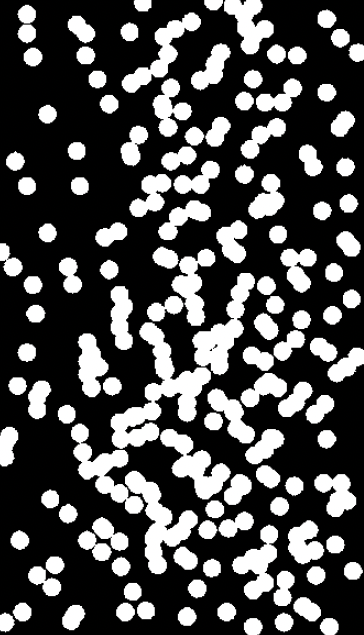
#> input picture Images/microscope.png, 364 x 635 px
$ jupyter execute Inciso5.ipynb
#> lines starting #> are read from the running program, lines starting #| are printed output that depends on the picture; after the words box and inside, x2 and y2 are one past the last pixel; in counts of white or black regions, pixels touching at a corner belong together
## Ejercicio 5

**Sobre la imagen microscope.png, aplicar los siguientes pasos**

- Binarizar la imagen (si no está binarizada).
- Obtener la componente conexa de menor tamaño. ¿Cuántos píxeles tiene?
- Recortar la componente conexa de mayor tamaño, y remover el resto de componentes. Mostrar una imagen binaria donde sólo quede la mayor componente conexa
- Aplicar operaciones morfológicas para contar cuántas células hay en total. ¿Comparar el número obtenido contra el número verdadero de células? ¿Son iguales?

### Librerías

[cell 1]
import numpy as np
import cv2
import matplotlib.pyplot as plt

### Binarización

[cell 2]
# Leer imagen
microscope = cv2.imread("Images/microscope.png", cv2.IMREAD_GRAYSCALE)
#> microscope: shape (635, 364); min 0, max 255, mean 76.6
# Verificar si la imagen es binaria
unique_values = np.unique(microscope)
#> unique_values = 256 values from 0 to 255
if np.array_equal(unique_values, [0, 255]):
    print("Image is binary")
    binary_microscope = microscope
else:
    print("Not a binary image")
    # Convertir a binaria
    _, binary_microscope = cv2.threshold(microscope, 127, 255, cv2.THRESH_BINARY)
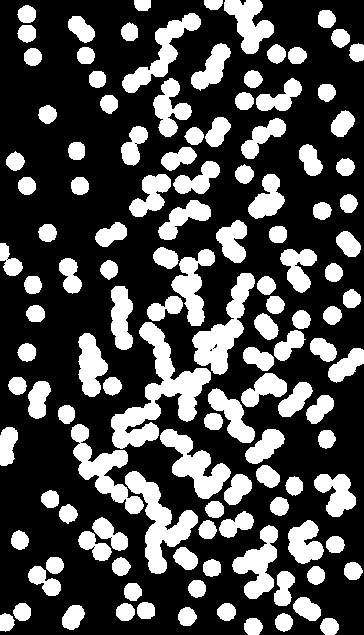
#> binary_microscope: shape (635, 364); 30% white; 125 white regions, largest, box (x1, y1, x2, y2) and area: (111, 322, 211, 449) 4177, (125, 471, 198, 574) 2616, (192, 273, 255, 375) 2391
    print("SUCCESS: Converted to binary")

### Componentes Conexas

[cell 3]
# Encontrar las componentes conexas
num_labels, labels, stats, _ = cv2.connectedComponentsWithStats(binary_microscope, connectivity=8)
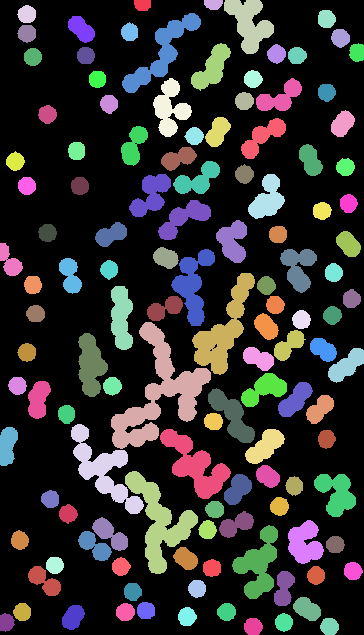
#> labels: shape (635, 364) int32; 126 distinct labels, from 0 to 125; one colour per label, 0 black
#> num_labels = 126; stats = 126 rows, first 6: [0, 0, 364, 635, 161808], [134, 0, 17, 11, 167], [204, 0, 19, 10, 158], [224, 0, 50, 54, 1450], [17, 5, 19, 18, 264], [318, 10, 18, 18, 266]

# Obtener la componente conexa de menor tamaño (excluyendo el fondo)
component_sizes = stats[1:, cv2.CC_STAT_AREA]  # Omitir el fondo (índice 0)
#> component_sizes = 125 values, max 4177 at index 66, min 158 at index 1, mean 554.7
min_size = np.min(component_sizes)
#> min_size = 158
min_component_idx = np.argmin(component_sizes) + 1  # +1 porque el fondo es el índice 0
#> min_component_idx = 2

# Mostrar la cantidad de píxeles de la componente conexa más pequeña
print(f"Smallest component size: {min_size}")
#| Smallest component size: 158

[cell 4]
# Obtener la componente conexa de mayor tamaño (excluyendo el fondo)
max_size = np.max(component_sizes)
#> max_size = 4177
max_component_idx = np.argmax(component_sizes) + 1  # +1 para no contar el fondo
#> max_component_idx = 67

# Crear una imagen binaria donde solo quede la mayor componente conexa
largest_component_image = np.zeros_like(binary_microscope)
largest_component_image[labels == max_component_idx] = 255

# Mostrar la imagen con solo la componente más grande
plt.figure(figsize=(6,6))
plt.imshow(largest_component_image, cmap='gray')
plt.title("Mayor Componente Conexa")
plt.axis("off")
plt.show()

[cell 5]
# Aplicar apertura morfológica para eliminar ruido y segmentar las células
kernel = np.ones((3, 3), np.uint8)
processed_image = cv2.morphologyEx(binary_microscope, cv2.MORPH_OPEN, kernel, iterations=2)
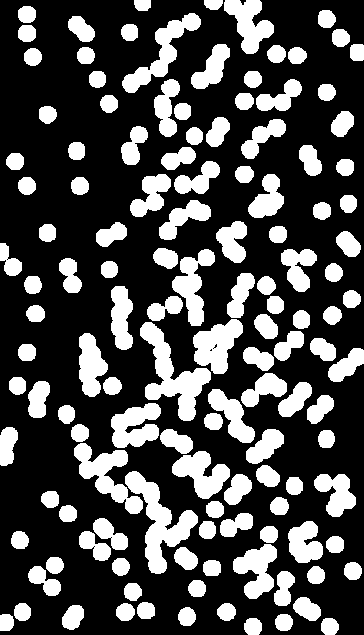
#> processed_image: shape (635, 364); 29.7% white; 131 white regions, largest, box (x1, y1, x2, y2) and area: (125, 471, 198, 574) 2606, (140, 322, 211, 421) 2595, (74, 443, 143, 514) 1872

# Contar el número de componentes conexas nuevamente
num_labels, _, _, _ = cv2.connectedComponentsWithStats(processed_image, connectivity=8)
#> num_labels = 132

# Número de células detectadas (restando el fondo)
num_cells_detected = num_labels - 1
#> num_cells_detected = 131

# Mostrar la imagen procesada
plt.figure(figsize=(6,6))
plt.imshow(processed_image, cmap='gray')
plt.title(f"Apertura - Células detectadas: {num_cells_detected}")
plt.axis("off")
plt.show()

[cell 6]
# Aplicar serie de operaciones morfológicas
# Definir el kernel estructural
kernel = np.ones((3, 3), np.uint8)

# 1. Dilatación - Expande los objetos para conectar regiones cercanas
dilated = cv2.dilate(binary_microscope, kernel, iterations=2)
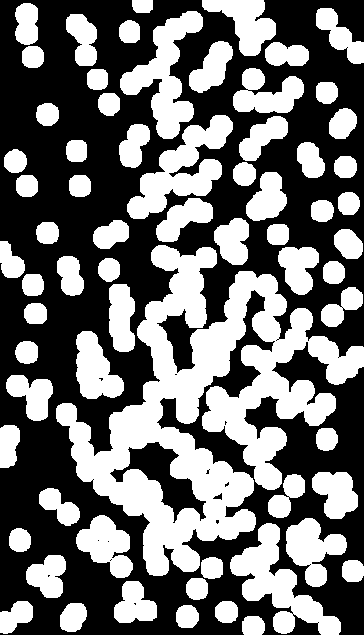
#> dilated: shape (635, 364); 43.8% white; 67 white regions, largest, box (x1, y1, x2, y2) and area: (56, 245, 364, 576) 36445, (230, 523, 341, 635) 4524, (127, 115, 233, 219) 4495

# 2. Erosión - Reduce ruido y elimina pequeñas regiones
eroded = cv2.erode(dilated, kernel, iterations=3)
#> eroded: shape (635, 364); 25.2% white; 82 white regions, largest, box (x1, y1, x2, y2) and area: (72, 248, 284, 573) 16907, (205, 311, 311, 487) 4622, (123, 14, 200, 136) 2490

# 3. Apertura - Elimina ruido de fondo
opened = cv2.morphologyEx(eroded, cv2.MORPH_OPEN, kernel, iterations=2)
#> opened: shape (635, 364); 24.8% white; 99 white regions, largest, box (x1, y1, x2, y2) and area: (72, 274, 274, 572) 12369, (206, 348, 311, 463) 3617, (149, 249, 214, 325) 2126

# 4. Cierre - Rellena pequeños huecos dentro de los objetos
closed = cv2.morphologyEx(opened, cv2.MORPH_CLOSE, kernel, iterations=2)
#> closed: shape (635, 364); 24.9% white; 83 white regions, largest, box (x1, y1, x2, y2) and area: (72, 249, 283, 572) 16779, (206, 312, 311, 486) 4595, (124, 15, 199, 135) 2459

# 5. Top-Hat - Resalta detalles pequeños
top_hat = cv2.morphologyEx(closed, cv2.MORPH_TOPHAT, kernel)
#> top_hat: shape (635, 364); 0.01% white in thin lines or dots, all inside (x1, y1, x2, y2) = (26, 76, 294, 603)

# Aplicar la Transformada de Distancia para separar objetos
distance_transform = cv2.distanceTransform(closed, cv2.DIST_L2, 5)
_, dist_binary = cv2.threshold(distance_transform, 0.4 * distance_transform.max(), 255, 0)
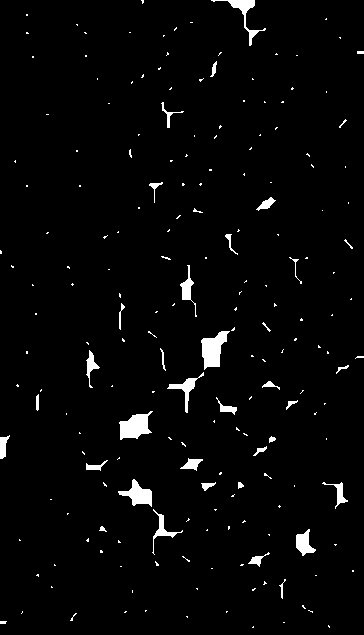
#> dist_binary: shape (635, 364) float32; 2.6% white; 198 white regions (162 under 20 px), largest, box (x1, y1, x2, y2) and area: (201, 331, 230, 370) 628, (119, 411, 153, 440) 592, (118, 479, 152, 507) 449

# Convertir a uint8 para procesamiento posterior
dist_binary = np.uint8(dist_binary)

# Encontrar y contar componentes conexas después de la segmentación mejorada
num_labels, _, _, _ = cv2.connectedComponentsWithStats(dist_binary, connectivity=8)
#> num_labels = 199
num_cells_morph = num_labels - 1  # Restar el fondo
#> num_cells_morph = 198

# Mostrar las imágenes intermedias
fig, ax = plt.subplots(1, 6, figsize=(24, 6))
fig.suptitle(f"Operaciones Morfológicas - Células detectadas: {num_cells_morph}", fontsize=16)

ax[0].imshow(dilated, cmap='gray')
ax[0].set_title("Dilatación")
ax[0].axis("off")

ax[1].imshow(eroded, cmap='gray')
ax[1].set_title("Erosión")
ax[1].axis("off")

ax[2].imshow(opened, cmap='gray')
ax[2].set_title("Apertura")
ax[2].axis("off")

ax[3].imshow(closed, cmap='gray')
ax[3].set_title("Cierre")
ax[3].axis("off")

ax[4].imshow(top_hat, cmap='gray')
ax[4].set_title("Top-Hat")
ax[4].axis("off")

ax[5].imshow(dist_binary, cmap='gray')
ax[5].set_title(f"Segmentación: {num_cells_morph}")
ax[5].axis("off")

plt.tight_layout(rect=[0, 0, 1, 0.95])
plt.show()

[cell 7]
# Aplicar una transformación de distancia para separar mejor las células unidas
distance_transform = cv2.distanceTransform(processed_image, cv2.DIST_L2, 5)
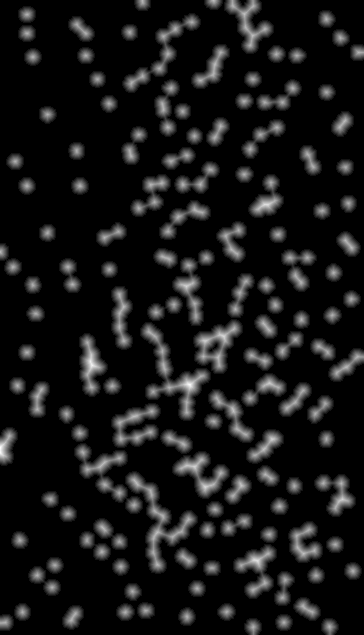
#> distance_transform: shape (635, 364) float32; min 0, max 12.59, mean 1.12; drawn with min black and max white

# Normalizar la imagen de distancia
normalized_dist = cv2.normalize(distance_transform, None, 0, 255, cv2.NORM_MINMAX).astype(np.uint8)

# Umbralizar la transformación de distancia
_, dist_binary = cv2.threshold(normalized_dist, 50, 255, cv2.THRESH_BINARY)
#> dist_binary: shape (635, 364); 19% white; 141 white regions, largest, box (x1, y1, x2, y2) and area: (127, 473, 196, 572) 1815, (142, 324, 209, 419) 1804, (195, 321, 241, 372) 1196

# Refinar los marcadores para Watershed
kernel = np.ones((3,3), np.uint8)
sure_bg = cv2.dilate(processed_image, kernel, iterations=3)  # Área de fondo seguro
#> sure_bg: shape (635, 364); 49.5% white; 59 white regions, largest, box (x1, y1, x2, y2) and area: (55, 245, 364, 600) 42803, (127, 114, 233, 243) 6606, (230, 523, 342, 635) 5106
sure_fg = cv2.erode(dist_binary, kernel, iterations=3)  # Área de células seguras
#> sure_fg: shape (635, 364); 4.6% white; 187 white regions, largest, box (x1, y1, x2, y2) and area: (199, 325, 237, 369) 431, (166, 373, 205, 415) 367, (84, 340, 102, 390) 357
unknown = cv2.subtract(sure_bg, sure_fg)  # Región desconocida
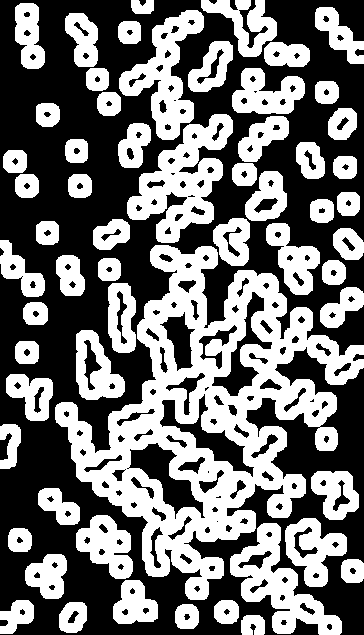
#> unknown: shape (635, 364); 44.9% white; 59 white regions, largest, box (x1, y1, x2, y2) and area: (55, 245, 364, 600) 38176, (127, 114, 233, 243) 6104, (230, 523, 342, 635) 4612

# Etiquetar componentes
_, markers = cv2.connectedComponents(sure_fg)
#> markers: shape (635, 364) int32; 188 distinct labels, from 0 to 187

# Marcar la región desconocida con ceros
markers += 1
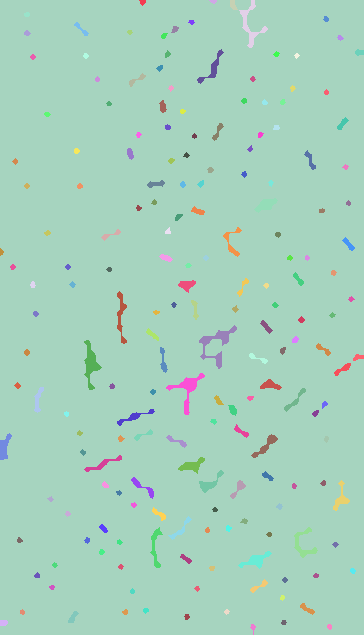
#> markers: shape (635, 364) int32; 188 distinct labels, from 1 to 188; one colour per label, 0 black
markers[unknown == 255] = 0
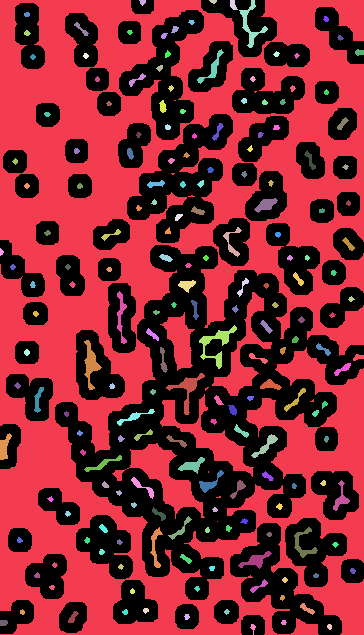
#> markers: shape (635, 364) int32; 189 distinct labels, from 0 to 188; one colour per label, 0 black

# Aplicar Watershed
image_color = cv2.cvtColor(processed_image, cv2.COLOR_GRAY2BGR)  # Convertir a color para Watershed
cv2.watershed(image_color, markers)

# Contar las nuevas células detectadas
num_cells_true = np.max(markers) - 1  # Restar el fondo
#> num_cells_true = 187

# Mostrar la imagen con las células separadas
plt.figure(figsize=(6,6))
plt.imshow(markers, cmap='jet')
plt.title(f"Watershed - Células detectadas: {num_cells_true}")
plt.axis("off")
plt.show()
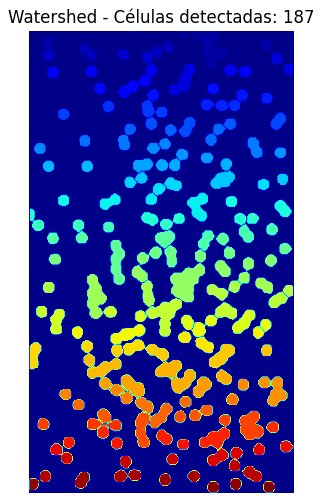
#> figure drawn by matplotlib, 1 panel

$ run again, with Images/wheat.png copied over Images/microscope.png
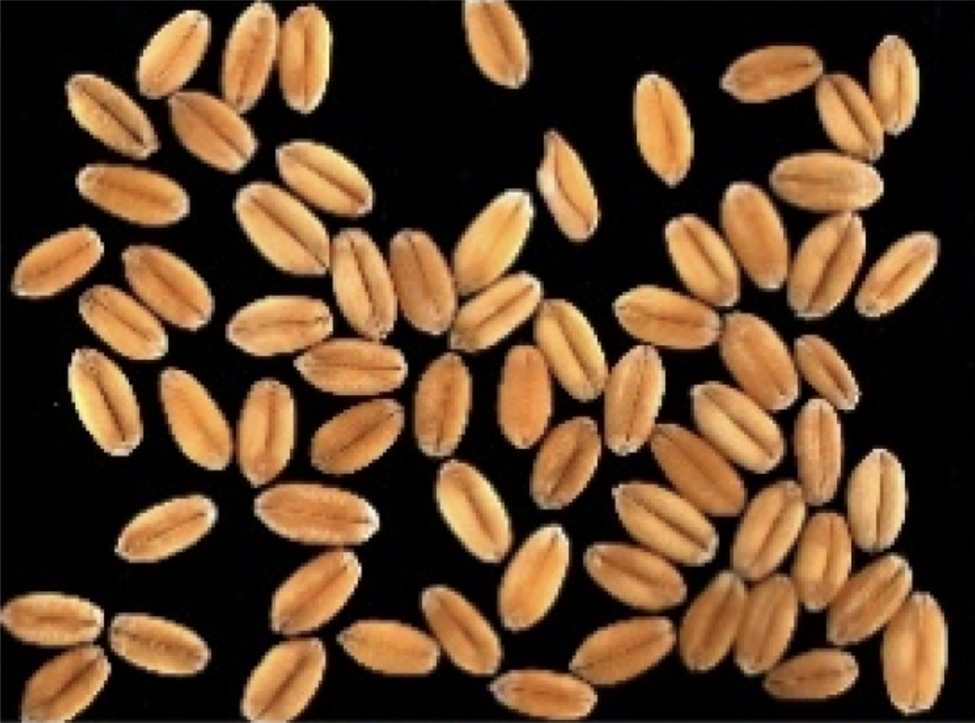
#> input picture Images/wheat.png, 975 x 723 px, shrunk from 1490 x 1105 before the run
#> unique_values = 246 values from 0 to 245
#> binary_microscope: shape (723, 975); 34.9% white; 92 white regions (15 under 20 px), largest, box (x1, y1, x2, y2) and area: (294, 231, 407, 395) 8759, (773, 153, 883, 317) 8711, (169, 0, 280, 171) 7776
#> labels: shape (723, 975) int32; 93 distinct labels, from 0 to 92
#> `num_labels, labels, stats, _ = cv2.connectedComponentsWithStats(binary..`: num_labels = 93; stats = 93 rows, first 6: [0, 0, 975, 723, 458696], [169, 0, 111, 171, 7776], [465, 0, 64, 88, 3743], [282, 6, 50, 107, 4063], [137, 10, 73, 86, 3971], [819, 35, 100, 125, 6445]
#> component_sizes = 92 values, max 8759 at index 17, min 1 at index 32, mean 2676.4
#> min_size = 1
#> min_component_idx = 33
#| Smallest component size: 1
#> max_size = 8759
#> max_component_idx = 18
#> processed_image: shape (723, 975); 34.5% white; 84 white regions, largest, box (x1, y1, x2, y2) and area: (776, 153, 883, 317) 8583, (176, 3, 280, 171) 7536, (819, 36, 919, 157) 6357
#> `num_labels, _, _, _ = cv2.connectedComponentsWithStats(processed_image..`: num_labels = 85
#> num_cells_detected = 84
#> dilated: shape (723, 975); 43.8% white; 52 white regions, largest, box (x1, y1, x2, y2) and area: (391, 189, 746, 514) 38700, (226, 182, 409, 397) 22625, (135, 0, 334, 173) 19055
#> eroded: shape (723, 975); 32% white; 74 white regions (9 under 20 px), largest, box (x1, y1, x2, y2) and area: (237, 185, 406, 394) 13475, (502, 301, 664, 454) 12087, (170, 0, 331, 170) 11096
#> opened: shape (723, 975); 31.8% white; 70 white regions (1 under 20 px), largest, box (x1, y1, x2, y2) and area: (173, 4, 331, 169) 11015, (237, 185, 396, 337) 9367, (456, 192, 540, 348) 7878
#> closed: shape (723, 975); 31.8% white; 68 white regions (1 under 20 px), largest, box (x1, y1, x2, y2) and area: (173, 4, 331, 169) 11017, (237, 185, 396, 337) 9379, (456, 192, 540, 348) 7878
#> top_hat: shape (723, 975); 0% white in thin lines or dots, all inside (x1, y1, x2, y2) = (242, 68, 751, 643)
#> `num_labels, _, _, _ = cv2.connectedComponentsWithStats(dist_binary, co..`: num_labels = 71
#> num_cells_morph = 70
#> sure_bg: shape (723, 975); 46.6% white; 49 white regions, largest, box (x1, y1, x2, y2) and area: (390, 188, 722, 455) 37003, (225, 139, 410, 398) 29455, (720, 33, 922, 320) 24850
#> sure_fg: shape (723, 975); 5.8% white; 145 white regions (64 under 20 px), largest, box (x1, y1, x2, y2) and area: (894, 606, 938, 699) 2769, (464, 200, 524, 277) 2374, (510, 541, 560, 618) 2094
#> unknown: shape (723, 975); 40.8% white; 50 white regions, largest, box (x1, y1, x2, y2) and area: (390, 188, 722, 455) 30455, (225, 139, 410, 398) 25533, (720, 33, 922, 320) 22044
#> `markers[unknown == 255] = 0`:
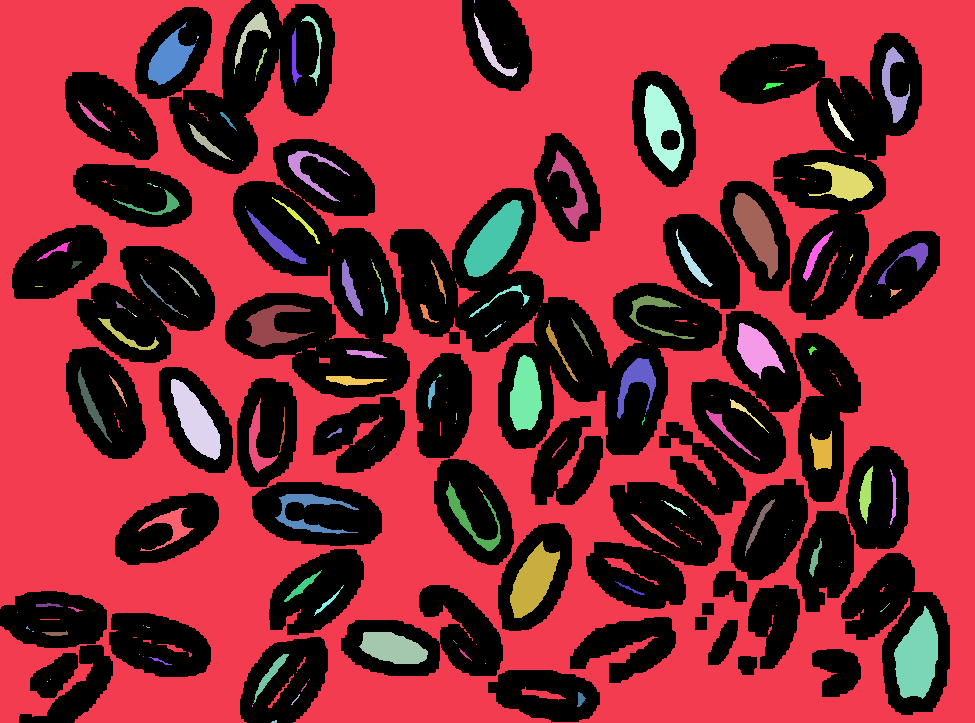
#> markers: shape (723, 975) int32; 147 distinct labels, from 0 to 146; one colour per label, 0 black
#> num_cells_true = 145
#> `plt.show()`:
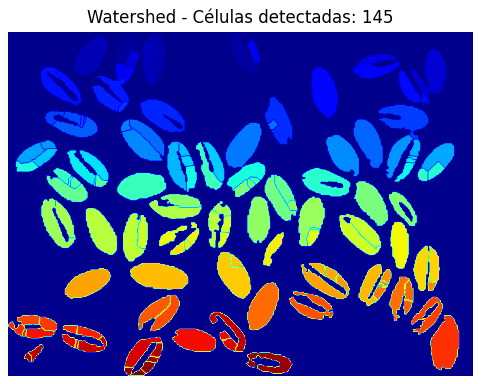
#> figure drawn by matplotlib, 1 panel

$ run again, with Images/brain-scan.jpeg saved as Images/microscope.png
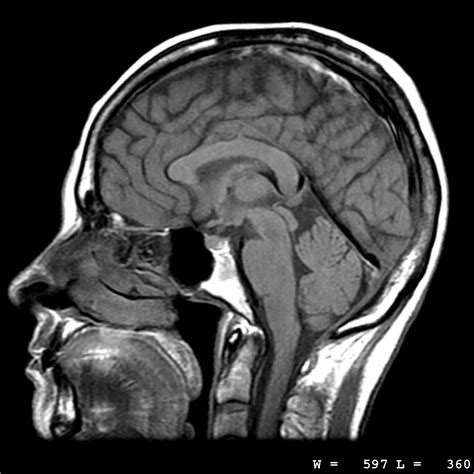
#> input picture Images/brain-scan.jpeg, 474 x 474 px
#> unique_values = 256 values from 0 to 255
#> binary_microscope: shape (474, 474); 14.2% white; 275 white regions (195 under 20 px), largest, box (x1, y1, x2, y2) and area: (48, 22, 448, 438) 7803, (295, 325, 382, 412) 2630, (69, 325, 201, 383) 2492
#> labels: shape (474, 474) int32; 276 distinct labels, from 0 to 275
#> `num_labels, labels, stats, _ = cv2.connectedComponentsWithStats(binary..`: num_labels = 276; stats = 276 rows, first 6: [0, 0, 474, 474, 192702], [48, 22, 400, 416, 7803], [279, 36, 1, 2, 2], [143, 39, 74, 34, 350], [289, 39, 3, 2, 6], [297, 38, 11, 4, 34]
#> component_sizes = 275 values, max 7803 at index 0, min 1 at index 11, mean 116.3
#> min_size = 1
#> min_component_idx = 12
#| Smallest component size: 1
#> max_size = 7803
#> max_component_idx = 1
#> processed_image: shape (474, 474); 10.3% white; 58 white regions, largest, box (x1, y1, x2, y2) and area: (271, 22, 448, 438) 5180, (298, 329, 376, 411) 2413, (201, 236, 252, 318) 1853
#> `num_labels, _, _, _ = cv2.connectedComponentsWithStats(processed_image..`: num_labels = 59
#> num_cells_detected = 58
#> dilated: shape (474, 474); 27.4% white; 73 white regions, largest, box (x1, y1, x2, y2) and area: (46, 20, 450, 440) 23428, (24, 306, 203, 438) 8376, (206, 162, 301, 341) 6247
#> eroded: shape (474, 474); 12.2% white; 95 white regions (56 under 20 px), largest, box (x1, y1, x2, y2) and area: (57, 23, 447, 437) 9362, (33, 310, 198, 384) 3269, (297, 219, 363, 307) 2590
#> opened: shape (474, 474); 10.3% white; 33 white regions, largest, box (x1, y1, x2, y2) and area: (298, 288, 422, 435) 4429, (299, 220, 359, 298) 2426, (202, 237, 258, 334) 2168
#> top_hat: shape (474, 474); 0% white in thin lines or dots, all inside (x1, y1, x2, y2) = (223, 62, 312, 186)
#> `num_labels, _, _, _ = cv2.connectedComponentsWithStats(dist_binary, co..`: num_labels = 18
#> num_cells_morph = 17
#> sure_bg: shape (474, 474); 19.2% white; 29 white regions, largest, box (x1, y1, x2, y2) and area: (268, 19, 451, 441) 15326, (198, 233, 261, 338) 3495, (166, 137, 301, 186) 3442
#> sure_fg: shape (474, 474); 0.92% white; 13 white regions (6 under 20 px), largest, box (x1, y1, x2, y2) and area: (313, 344, 357, 388) 824, (213, 245, 240, 303) 523, (94, 334, 121, 362) 342
#> unknown: shape (474, 474); 18.3% white; 29 white regions, largest, box (x1, y1, x2, y2) and area: (268, 19, 451, 441) 14306, (166, 137, 301, 186) 3398, (55, 96, 108, 242) 3257
#> num_cells_true = 13
#> `plt.show()`:
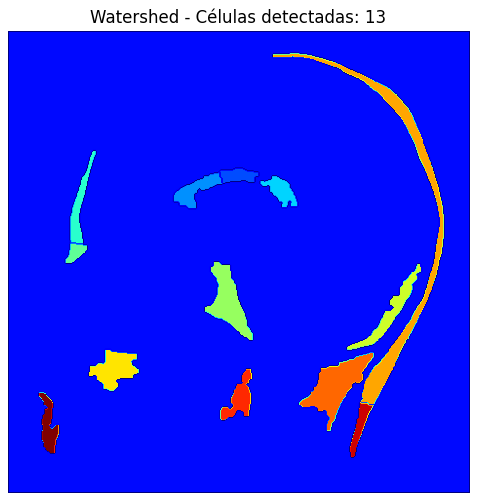
#> figure drawn by matplotlib, 1 panel
